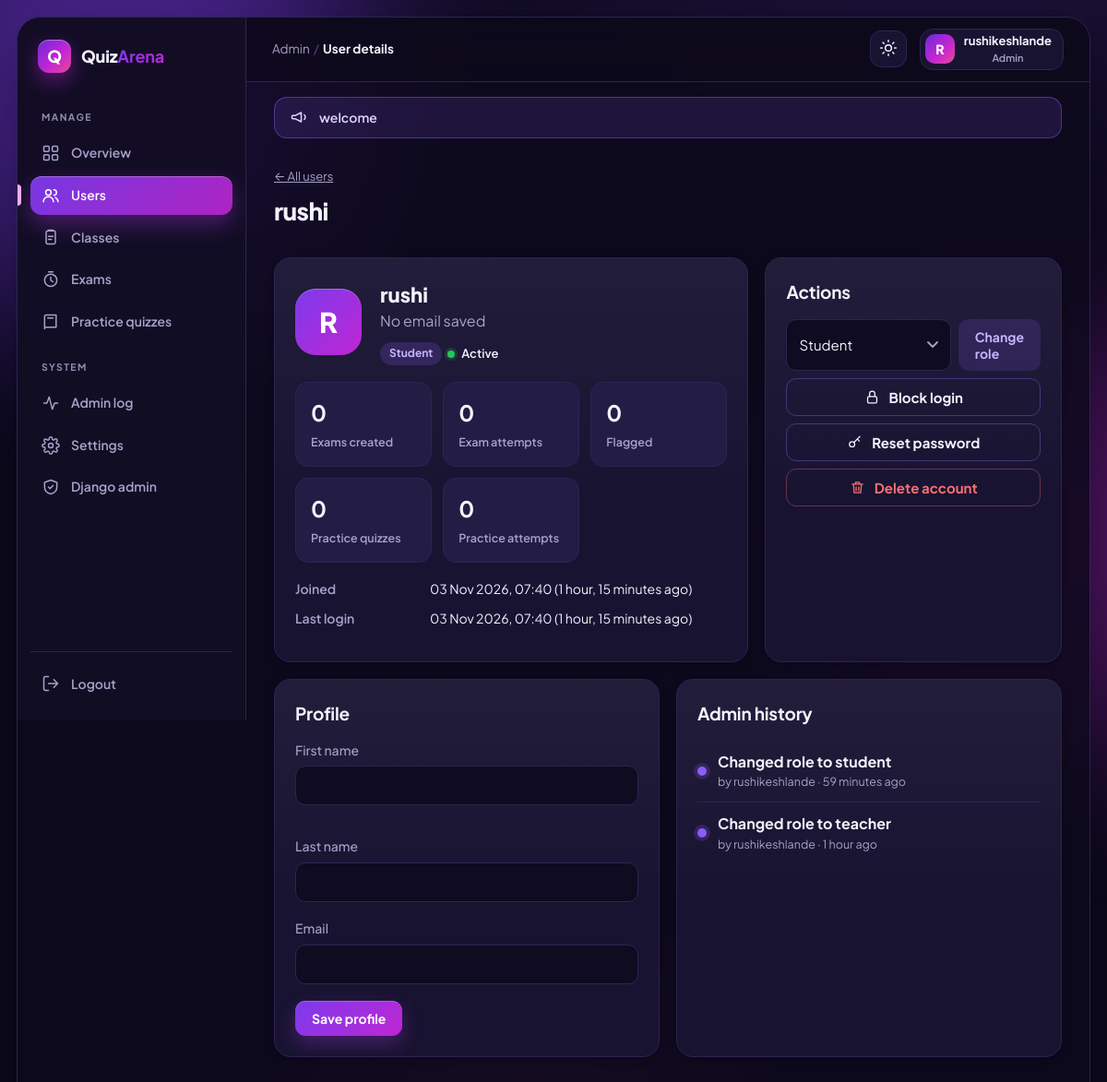
Screenshot of /panel/users/2/ (signed in) with the database file from the repository.
### exams/models.py (models this page shows, shortened)
class SiteSetting(models.Model):
    allow_teacher_registration = models.BooleanField("Allow new teacher sign-ups", default=True)
    allow_student_registration = models.BooleanField("Allow new student sign-ups", default=True)
    announcement_active = models.BooleanField("Show the announcement banner", default=False)
    announcement_text = models.CharField("Announcement text", max_length=300, blank=True, default="")
    announcement_level = models.CharField(
        max_length=8, default="info", choices=[("info", "Info"), ("warn", "Warning"), ("ok", "Good news")],
    )

class AdminLog(models.Model):
    actor = models.ForeignKey(User, null=True, on_delete=models.SET_NULL, related_name="+")
    action = models.CharField(max_length=200)
    target = models.CharField(max_length=200, blank=True)
    created_at = models.DateTimeField(auto_now_add=True)
    class Meta:
        ordering = ["-id"]

### exams/panel_views.py (the view, shortened to what this page needs)
# urls.py: path("panel/users/<int:user_id>/", panel_views.panel_user_detail, name="panel_user_detail"),
@admin_required
def panel_user_detail(request, user_id):
    target = get_object_or_404(User.objects.prefetch_related("groups"), id=user_id)
    exams = Exam.objects.filter(teacher=target).annotate(n_students=Count("attempts", distinct=True)).order_by("-created_at")[:8]
    attempts = ExamAttempt.objects.filter(user=target).select_related("exam").order_by("-created_at")[:8]
    classes_teach = Classroom.objects.filter(teacher=target).annotate(n=Count("enrollments")).order_by("-created_at")[:8]
    classes_in = Enrollment.objects.filter(student=target).select_related("classroom")[:8]
    quizzes = Quiz.objects.filter(created_by=target).order_by("-created_at")[:6]
    facts = [
        ("Exams created", Exam.objects.filter(teacher=target).count()),
        ("Exam attempts", ExamAttempt.objects.filter(user=target).count()),
        ("Flagged", ExamAttempt.objects.filter(user=target, flagged=True).count()),
        ("Practice quizzes", Quiz.objects.filter(created_by=target).count()),
        ("Practice attempts", PracticeAttempt.objects.filter(user=target).count()),
    ]
    return render(request, "panel/user_detail.html", {
        "t": target, "role": role_of(target), "reason": can_manage(request.user, target), "me": request.user,
        "i_am_superuser": request.user.is_superuser, "facts": facts, "exams": exams, "attempts": attempts,
        "classes_teach": classes_teach, "classes_in": classes_in, "quizzes": quizzes,
        "log_rows": AdminLog.objects.filter(target=target.username).select_related("actor")[:8],
    })

### exams/access.py (called while the page is built)
def is_admin(user):
    return user.is_authenticated and (user.is_superuser or in_group(user, "Admins"))

def can_create_ai_quiz(user):
    if not user.is_authenticated:
        return False
    if is_admin(user) or is_teacher(user):
        return True
    return Enrollment.objects.filter(student=user, classroom__allow_ai_quiz=True).exists()

### exams/context_processors.py (called while the page is built)
def _announcement():
    from .models import SiteSetting  # imported here so this file loads before the apps are ready
    try:
        site = SiteSetting.objects.filter(pk=1).first()
    except Exception:  # table not created yet (before migrate)
        site = None
    if site and site.announcement_active and site.announcement_text.strip():
        return {"site_announcement": site.announcement_text.strip(), "site_announcement_level": site.announcement_level}
    return {"site_announcement": "", "site_announcement_level": "info"}

### exams/logic.py (called while the page is built)
def nav_section(url_name, is_teacher):
    return NAV_SECTIONS.get(url_name or "", "")

### exams/panel_views.py (called while the page is built)
def admin_required(view):
    @wraps(view)
    def wrapper(request, *args, **kwargs):
        if not request.user.is_authenticated:
            return redirect(f"{reverse('login')}?next={request.path}")
        if not is_admin(request.user):
            messages.error(request, "That page is only for admins.")
            return redirect("quiz_list")
        return view(request, *args, **kwargs)
    return wrapper

def group_names(user):
    return {g.name for g in user.groups.all()}  # use prefetch_related("groups") for lists

def role_of(user):
    names = group_names(user)
    if user.is_superuser or "Admins" in names:
        return "Admin"
    return "Teacher" if "Teachers" in names else "Student"

def can_manage(me, target):
    protected = target.is_superuser or "Admins" in group_names(target)
    if target.id == me.id:
        return "That is your own account."
    if target.is_superuser:
        return "Superuser accounts are managed from the Django admin site (/admin/)."
    if protected and not me.is_superuser:
        return "Only a superuser can change an admin account."
    return ""

### exams/templates/panel/user_detail.html (shortened to what this page needs)
{% extends "base.html" %}
{% block page_title %}User details{% endblock %}
{% block content %}
<div class="page-head">
  <div><a class="muted small" href="{% url 'panel_users' %}">&larr; All users</a><h1 style="margin-top:6px">{{ t.username }}</h1></div>
</div>
<div class="pgrid c21">
  <div class="card">
    <div class="profile-hero">
      <div class="u-avatar lg {% if role == 'Teacher' %}r-teacher{% elif role == 'Admin' %}r-admin{% endif %} {% if not t.is_active %}off{% endif %}">{{ t.username|slice:":1"|upper }}</div>
      <div class="grow">
        <div style="font-size:22px;font-weight:800">{{ t.get_full_name|default:t.username }}</div>
        <div class="muted">{{ t.email|default:"No email saved" }}</div>
        <div class="badges" style="margin-top:10px">
          <span class="badge {% if role == 'Admin' %}badge-amber{% elif role == 'Teacher' %}badge-pink{% else %}badge-purple{% endif %}">{{ role }}{% if t.is_superuser %} &middot; superuser{% endif %}</span>
          <span class="status-dot {% if not t.is_active %}off{% endif %}">{% if t.is_active %}Active{% else %}Blocked{% endif %}</span>
        </div>
      </div>
    </div>
    <div class="facts">{% for label, n in facts %}<div class="fact"><b>{{ n }}</b><span>{{ label }}</span></div>{% endfor %}</div>
    <dl class="kv">
      <dt>Joined</dt><dd>{{ t.date_joined|date:"d M Y, H:i" }} ({{ t.date_joined|timesince }} ago)</dd>
      <dt>Last login</dt><dd>{% if t.last_login %}{{ t.last_login|date:"d M Y, H:i" }} ({{ t.last_login|timesince }} ago){% else %}Never logged in{% endif %}</dd>
    </dl>
  </div>
  <div class="card">
    <div class="card-head"><h2>Actions</h2></div>
    {% if reason and t.id != me.id %}
      <div class="info-box warn">{{ reason }}</div>
    {% else %}
    <div class="quick" style="gap:8px">
      {% if t.id != me.id %}
        <form method="post" action="{% url 'panel_user_action' t.id %}" style="display:flex;gap:8px;margin:0">{% csrf_token %}<input type="hidden" name="next" value="{{ request.path }}">
          <select name="action" aria-label="Change role"><option value="make_student">Student</option><option value="make_teacher">Teacher</option>{% if i_am_superuser %}<option value="make_admin">Admin</option>{% endif %}</select>
          <button class="btn btn-soft" type="submit">Change role</button>
        </form>
        {% if t.is_active %}
        <form method="post" action="{% url 'panel_user_action' t.id %}" data-confirm="{{ t.username }} will not be able to log in until you unblock them." data-confirm-title="Block this account?" style="margin:0"><button class="btn btn-ghost btn-block" type="submit" style="padding:10px">Block login</button></form>
        {% endif %}
      {% endif %}
      <form method="post" action="{% url 'panel_user_action' t.id %}" data-confirm="A new temporary password will be shown once. The old password stops working." data-confirm-title="Reset password?" style="margin:0"><button class="btn btn-ghost btn-block" type="submit" style="padding:10px">Reset password</button></form>
      {% if t.id != me.id %}
      <form method="post" action="{% url 'panel_user_action' t.id %}" data-danger data-confirm="This deletes {{ t.username }} and everything they created (exams, attempts, quizzes). This cannot be undone." data-confirm-title="Delete this account?" data-confirm-yes="Delete account" style="margin:0">{% csrf_token %}<input type="hidden" name="action" value="delete"><button class="btn btn-ghost danger btn-block" type="submit" style="padding:10px">{% include "components/icon.html" with name="trash" %}Delete account</button></form>
      {% endif %}
    </div>
    {% endif %}
  </div>
</div>
<div class="pgrid c2">
  <form method="post" class="card">
    <div class="card-head"><h2>Profile</h2></div>
    <div class="form-grid">
      <div class="field"><label for="f-first">First name</label><input id="f-first" type="text" name="first_name" value="{{ t.first_name }}" maxlength="150"></div>
      <div class="field"><label for="f-last">Last name</label><input id="f-last" type="text" name="last_name" value="{{ t.last_name }}" maxlength="150"></div>
    </div>
    <div class="field"><label for="f-mail">Email</label><input id="f-mail" type="email" name="email" value="{{ t.email }}"></div>
    <button class="btn" type="submit" {% if reason and t.id != me.id %}disabled{% endif %}>Save profile</button>
  </form>
  <div class="card">
    <div class="card-head"><h2>Admin history</h2></div>
    {% for e in log_rows %}<div class="list-row"><span class="log-dot"></span><div class="grow"><b>{{ e.action }}</b><div class="cell-sub">by {{ e.actor.username|default:"(deleted)" }} &middot; {{ e.created_at|timesince }} ago</div></div></div>
    {% empty %}{% include "components/empty_state.html" with title="No admin changes yet" text="Role changes, blocks and resets for this account appear here." %}{% endfor %}
  </div>
</div>
{% endblock %}

### templates/components/topbar_right.html (shortened to what this page needs)
<button class="icon-btn theme-btn" type="button" data-theme-toggle aria-label="Switch light or dark theme" title="Switch theme">
  <span class="when-dark">{% include "components/icon.html" with name="sun" %}</span><span class="when-light">{% include "components/icon.html" with name="moon" %}</span>
</button>
<div class="profile">
  <button class="profile-btn" id="profile-btn" type="button" aria-haspopup="true" aria-expanded="false">
    <span class="avatar">{{ initial }}</span>
    <span class="profile-text"><span class="profile-name" style="display:block">{{ display_name }}</span><span class="profile-role">{% if is_admin %}Admin{% elif is_teacher %}Teacher{% else %}Student{% endif %}</span></span>
  </button>
</div>

### templates/components/announcement.html
{% if site_announcement %}<div class="announce announce-{{ site_announcement_level }}" role="status">{% include "components/icon.html" with name="megaphone" %}<span>{{ site_announcement }}</span></div>{% endif %}

### rows the page displays
SiteSetting: announcement_text "welcome"
AdminLog: action "Changed role to student", actor.username "rushikeshlande", created_at "59 minutes"
AdminLog: action "Changed role to teacher", actor.username "rushikeshlande", created_at "1 hour"

### other values shown
{{ initial }} "R"
{{ display_name }} "rushikeshlande"
{{ t.username }} "rushi"
{{ t.username|slice:":1"|upper }} "R"
{{ t.get_full_name|default:t.username }} "rushi"
{{ t.email|default:"No email saved" }} "No email saved"
{{ role }} "Student"
{{ n }} "0" "0" "0" "0" "0"
{{ label }} "Exams created" "Exam attempts" "Flagged" "Practice quizzes" "Practice attempts"
{{ t.date_joined|date:"d M Y, H:i" }} "03 Nov 2026, 07:40"
{{ t.date_joined|timesince }} "1 hour, 15 minutes"
{{ t.last_login|date:"d M Y, H:i" }} "03 Nov 2026, 07:40"
{{ t.last_login|timesince }} "1 hour, 15 minutes"
